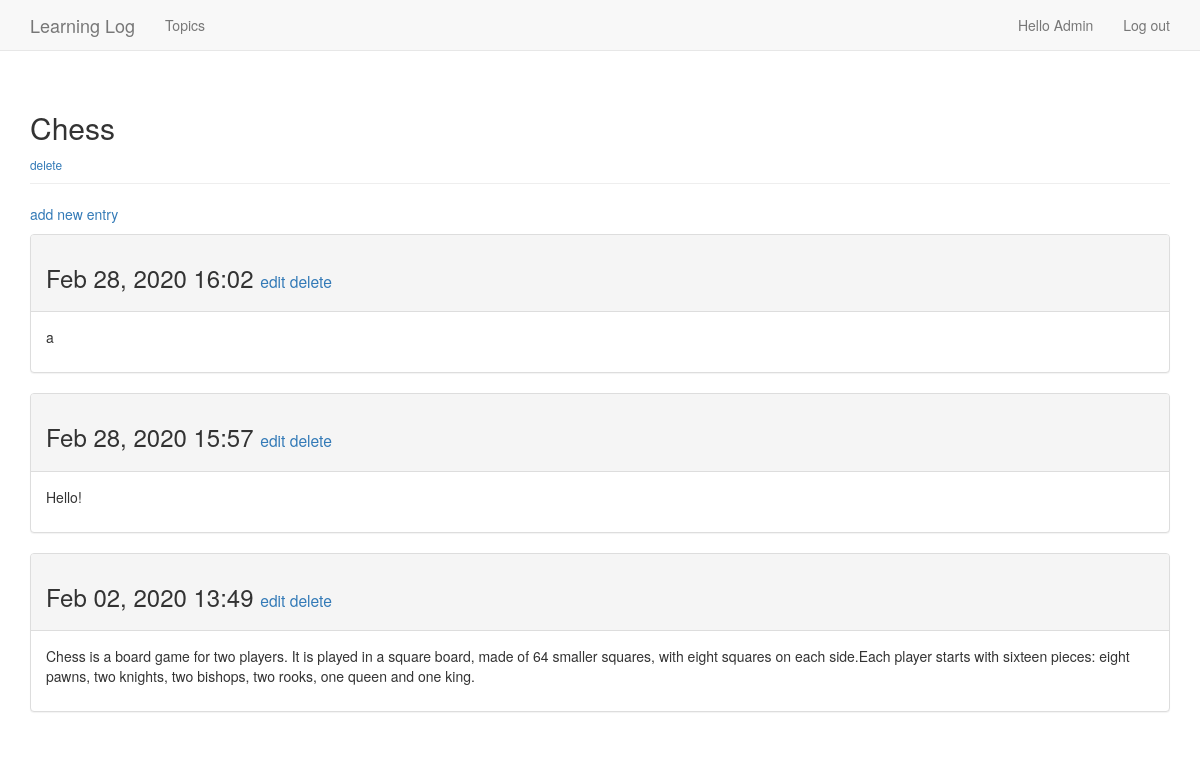
The page /topics/1/ (signed in) on the database its author committed.
### learning_logs/models.py (models this page shows, shortened)
class Topic(models.Model):
    text = models.CharField(max_length=200)
    date_added = models.DateTimeField(auto_now_add=True)
    owner = models.ForeignKey(User, on_delete=models.CASCADE)
    def __str__(self):
        return self.text

class Entry(models.Model):
    topic = models.ForeignKey(Topic, on_delete=models.CASCADE)
    text = models.TextField()
    date_added = models.DateTimeField('date published', auto_now_add=True)
    class Meta:
        verbose_name_plural = 'entries'

### learning_logs/views.py (the view)
# urls.py: path('topics/<int:topic_id>/', views.topic, name='topic'),
@login_required
def topic(request, topic_id):
    topic = Topic.objects.get(id=topic_id)
    if topic.owner != request.user:
        raise Http404
    entries = topic.entry_set.order_by('-date_added')
    context = {
        'topic': topic,
        'entries': entries
    }
    return render(request, 'learning_logs/topic.html', context)

### learning_logs/templates/learning_logs/topic.html
{% extends "learning_logs/base.html" %}
{% block header %}
    <h2>{{ topic }}</h2> <small><a href="{% url 'learning_logs:delete_topic' topic.id %}">delete</a></small>
{% endblock header %}
{% block content %}
    <p>
        <a href="{% url 'learning_logs:new_entry' topic.id %}">add new entry</a>
    </p>
    {% for entry in entries %}
        <div class="panel panel-default">
            <div class="panel-heading">
                <h3>
                    {{ entry.date_added|date:'M d, Y H:i' }}
                    <small>
                        <a href="{% url 'learning_logs:edit_entry' entry.id %}">edit</a>
                        <a href="{% url 'learning_logs:delete_entry' topic.id entry.id %}">delete</a>
                    </small>
                </h3>
            </div>
            <div class="panel-body">
                {{ entry.text|linebreaks }}
            </div>
        </div>
    {% empty %}
            There are no entries for this topic yet.
    {% endfor %}
{% endblock content %}

### learning_logs/templates/learning_logs/base.html (shortened to what this page needs)
{% load bootstrap3 %}
<!DOCTYPE html>
<html lang="en">
    <head>
        {% bootstrap_css %}
    </head>
    <body>
        <nav class="navbar navbar-default navbar-static-top">
            <div class="container">
                <div class="navbar-header">
                    <a class="navbar-brand" href="{% url 'learning_logs:index' %}">Learning Log</a>
                </div>
                <div id="navbar" class="navbar-collapse collapse">
                    <ul class="nav navbar-nav">
                        <li><a href="{% url 'learning_logs:topics' %}">Topics</a></li>
                    </ul>
                    <ul class="nav navbar-nav navbar-right">
                        {% if user.is_authenticated %}
                            <li><a href="{% url 'users:user_info' user.username %}">Hello {{ user.username.title }}</a></li>
                            <li><a href="{% url 'users:logout' %}">Log out</a></li>
                        {% else %}
                            <li><a href="{% url 'users:register' %}">Sign in</a></li>
                            <li><a href="{% url 'users:login' %}">Log in</a></li>
                        {% endif %}
                    </ul>
                </div>
            </div>
        </nav>
        <div class="container">
            <div class="page-header">
                {% block header %}{% endblock header %}
            </div>
            <div>
                {% block content %}{% endblock content %}
            </div>
        </div>
    </body>
</html>

### learning_logs/templates/learning_logs/base.html (style rules this page uses)
li { list-style-type: none; }

### rows shown on the page
Topic: text "Chess"
Entry: date_added "Feb 28, 2020 16:02", text "a"
Entry: date_added "Feb 28, 2020 15:57", text "Hello!"
Entry: date_added "Feb 02, 2020 13:49", text "Chess is a board game for two players. It is played in a square board, made of 64 smaller squares, with eight squares on each side.Each player starts with sixteen pieces: eight pawns, two knights, two bishops, two rooks, one queen and one king."

### other values the page prints
{{ user.username.title }} "Admin"
